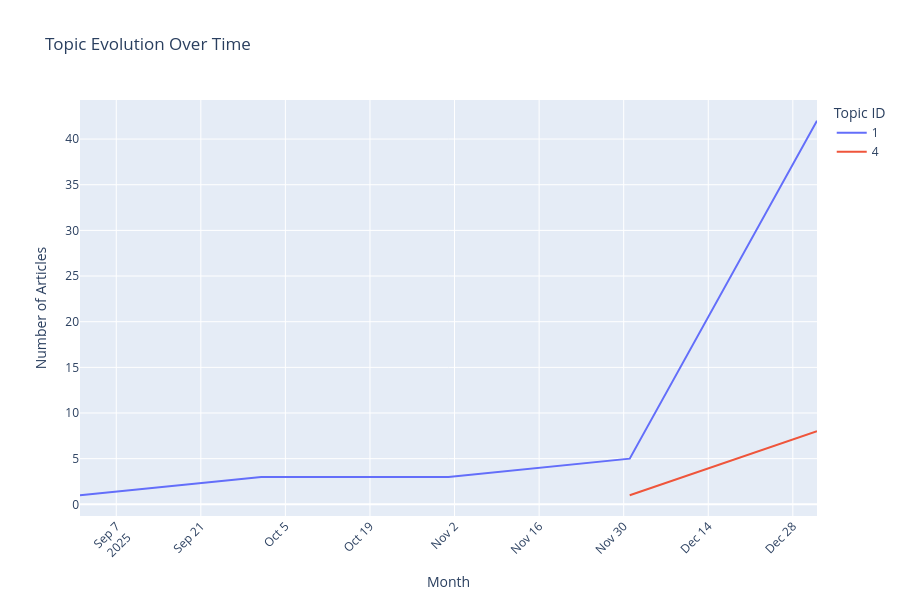
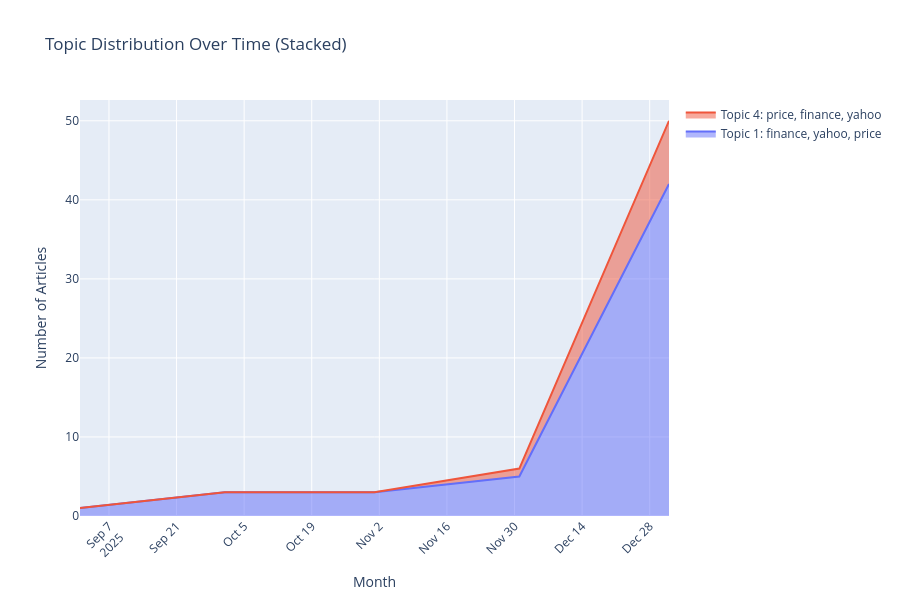

Write notebook code for charts like these, in order.
### Markdown cell above
## 11. Topic Evolution Over Time

### Code cell
# Track topics over time
df_filtered['year_month'] = df_filtered['date'].dt.to_period('M').astype(str)

# Monthly topic distribution
topic_timeline = df_filtered.groupby(['year_month', 'dominant_topic']).size().reset_index(name='count')

# Plot evolution of each topic
fig = px.line(
    topic_timeline,
    x='year_month',
    y='count',
    color='dominant_topic',
    title='Topic Evolution Over Time',
    labels={'year_month': 'Month', 'count': 'Number of Articles', 'dominant_topic': 'Topic ID'}
)

fig.update_layout(
    height=600,
    xaxis_tickangle=-45,
    hovermode='x unified'
)

fig.write_html(VIZ_DIR / 'topic_evolution.html')
fig.show()

# Stacked area chart
topic_timeline_pivot = topic_timeline.pivot(index='year_month', columns='dominant_topic', values='count').fillna(0)

fig2 = go.Figure()
for topic_id in topic_timeline_pivot.columns:
    keywords = topic_keywords_df.iloc[topic_id]['top_words'][:3]
    fig2.add_trace(go.Scatter(
        x=topic_timeline_pivot.index,
        y=topic_timeline_pivot[topic_id],
        mode='lines',
        stackgroup='one',
        name=f"Topic {topic_id}: {', '.join(keywords)}"
    ))

fig2.update_layout(
    title='Topic Distribution Over Time (Stacked)',
    xaxis_title='Month',
    yaxis_title='Number of Articles',
    height=600,
    xaxis_tickangle=-45,
    hovermode='x unified'
)

fig2.write_html(VIZ_DIR / 'topic_evolution_stacked.html')
fig2.show()

print(" Temporal analysis complete")

### Figure 1 — Plotly figure (JSON) as saved in the notebook; plotly's stock layout.template omitted (floating-point values rounded to 4 significant figures)
{"data": [{"hovertemplate": "Topic ID=1<br>Month=%{x}<br>Number of Articles=%{y}<extra></extra>", "legendgroup": "1", "line": {"color": "#636efa", "dash": "solid"}, "marker": {"symbol": "circle"}, "mode": "lines", "name": "1", "orientation": "v", "showlegend": true, "type": "scatter", "x": ["2025-09", "2025-10", "2025-11", "2025-12", "2026-01"], "xaxis": "x", "y": [1, 3, 3, 5, 42], "yaxis": "y"}, {"hovertemplate": "Topic ID=4<br>Month=%{x}<br>Number of Articles=%{y}<extra></extra>", "legendgroup": "4", "line": {"color": "#EF553B", "dash": "solid"}, "marker": {"symbol": "circle"}, "mode": "lines", "name": "4", "orientation": "v", "showlegend": true, "type": "scatter", "x": ["2025-12", "2026-01"], "xaxis": "x", "y": [1, 8], "yaxis": "y"}], "layout": {"height": 600, "hovermode": "x unified", "legend": {"title": {"text": "Topic ID"}, "tracegroupgap": 0}, "title": {"text": "Topic Evolution Over Time"}, "xaxis": {"anchor": "y", "domain": [0, 1], "tickangle": -45, "title": {"text": "Month"}}, "yaxis": {"anchor": "x", "domain": [0, 1], "title": {"text": "Number of Articles"}}}}

### Figure 2 — Plotly figure (JSON) as saved in the notebook; plotly's stock layout.template omitted (floating-point values rounded to 4 significant figures)
{"data": [{"mode": "lines", "name": "Topic 1: finance, yahoo, price", "stackgroup": "one", "type": "scatter", "x": ["2025-09", "2025-10", "2025-11", "2025-12", "2026-01"], "y": [1, 3, 3, 5, 42]}, {"mode": "lines", "name": "Topic 4: price, finance, yahoo", "stackgroup": "one", "type": "scatter", "x": ["2025-09", "2025-10", "2025-11", "2025-12", "2026-01"], "y": [0, 0, 0, 1, 8]}], "layout": {"height": 600, "hovermode": "x unified", "title": {"text": "Topic Distribution Over Time (Stacked)"}, "xaxis": {"tickangle": -45, "title": {"text": "Month"}}, "yaxis": {"title": {"text": "Number of Articles"}}}}
